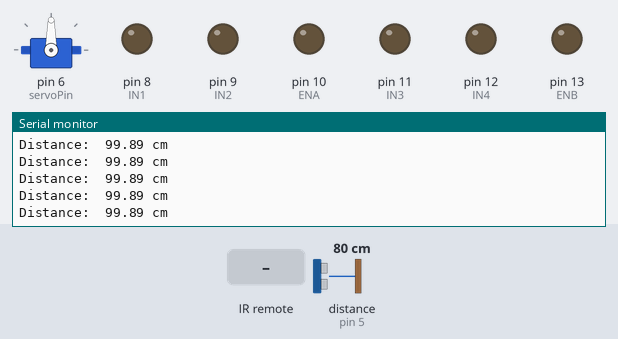
Bench run of a sketch on a simulated Arduino Uno, built with avr-gcc and run on an emulated ATmega328P. On the bench: servo, output pins drawn as LEDs (lit = HIGH), the last lines printed to the serial monitor. Wiring (inferred from the names in the program): ultrasonic range finder: trigger pin 4; echo pin 5. The inputs (shaded band) are chosen by the test bench; at power-on: distance to the obstacle (sensor on pin 5) 80 cm. The echo pulse lasts 58.3 µs per cm; pins used as bus, display or sensor lines are not drawn.

Above: at 1.2 s.
1.3 s: distance to the obstacle (sensor on pin 5) set to 2 cm
At 2.3 s:
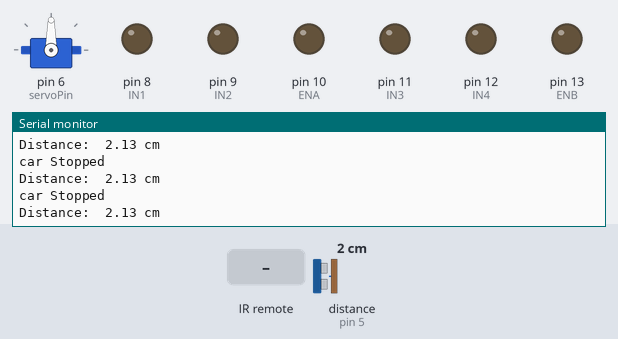
4.3 s: infrared code 0x07 received
5.9 s: infrared code 0x02 received
8.9 s: distance to the obstacle (sensor on pin 5) set to 9 cm
At 10.0 s:
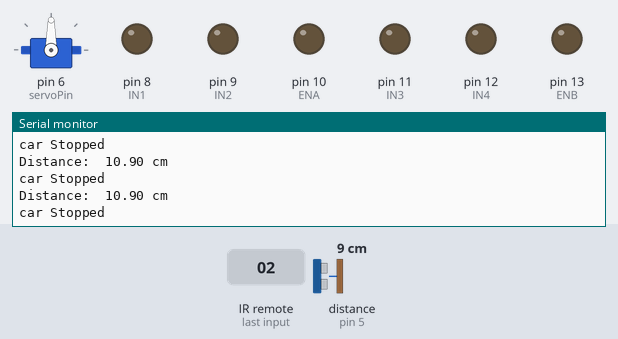
11.9 s: infrared code 0x7 received
Timing chart, 0 to 14.9 s (numbered marks = the images above; inputs shaded):
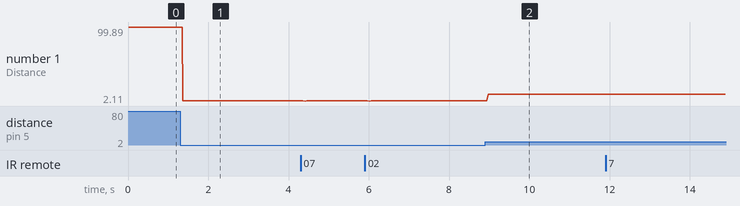

Measured:
- after the input at 1.3 s, the serial monitor: prints a new line after 0.07 s (image 1)
- after the input at 8.9 s, the serial monitor: prints a new line after 0.08 s (image 2)
- plotted number 1: 99.89 → 2.13 after the input at 1.3 s, 2.13 → 10.9 after the input at 8.9 s

The sketch:

cardboard_car_firmware.ino
```cpp
#include <Servo.h>
#include <IRremote.hpp>

const int IN1 = 8;
const int IN2 = 9;
const int IN3 = 11;
const int IN4 = 12;

const int ENA = 10;
const int ENB = 13;

const int micPin = 2;

const int servoPin = 6;

bool carOn = false;
int currentSpeed = 0;
bool emergencyStop = false;

const unsigned long cooldown = 500;

unsigned long lastUpPress = 0;
unsigned long lastDownPress = 0;

const int IR_PIN = 3;

const int trigPin = 4;
const int echoPin = 5;

Servo steeringServo;


int angle = 90;

void setup() {
  Serial.begin(9600);

  pinMode(IN1, OUTPUT);
  pinMode(IN2, OUTPUT);
  pinMode(IN3, OUTPUT);
  pinMode(IN4, OUTPUT);

  pinMode(trigPin, OUTPUT);
  pinMode(echoPin, INPUT);

  pinMode(micPin, INPUT);

  pinMode(ENA, OUTPUT);
  pinMode(ENB, OUTPUT);

  IrReceiver.begin(IR_PIN, ENABLE_LED_FEEDBACK);

  lastUpPress = millis() - cooldown;
  lastDownPress = millis() - cooldown;

  steeringServo.attach(servoPin);
  steeringServo.write(90);

  stopCar();

}

void loop() {
  if (IrReceiver.decode()){

    unsigned long signal = IrReceiver.decodedIRData.decodedRawData;
    unsigned long address = IrReceiver.decodedIRData.address;
    unsigned long command = IrReceiver.decodedIRData.command;
   // Serial.print("Protocol:  ");
    //Serial.println(getProtocolString(IrReceiver.decodedIRData.protocol));
    Serial.print("Address: 0x");
    Serial.println(IrReceiver.decodedIRData.address,HEX);
    Serial.print("Command: 0x");
    Serial.println(IrReceiver.decodedIRData.command, HEX);
    //Serial.print("Flags: ");
    //Serial.println(IrReceiver.decodedIRData.flags);
    IrReceiver.resume();
    //Serial.print("Signal: ");
    //Serial.println(signal, HEX);

  if ( address == 0x07 && command == 0x02){
    stopCar();
  }
  if ( address == 0x07&& command == 0x07 && millis() - lastUpPress >= cooldown && emergencyStop == false && currentSpeed + 50 <= 255){
    currentSpeed = currentSpeed + 50;
    startCar(currentSpeed);
    lastUpPress = millis();
  }


  if ( address == 0x7 && command == 0xB && millis() - lastDownPress >= cooldown && emergencyStop == false && currentSpeed - 50 >= - 255){
    currentSpeed = currentSpeed - 50;
    startCar(currentSpeed);
    lastDownPress = millis();

  }

  if (address == 0x7 && command == 0x65 && angle < 180){
    angle += 45;
    steeringServo.write(angle);
  }

  if( address == 0x7 && command == 0x62 && angle > 0){
    angle -= 45;
    steeringServo.write(angle);
  }

  }
  checkDistance();
}

void checkDistance(){
digitalWrite(trigPin, LOW);
delayMicroseconds(2);

digitalWrite(trigPin, HIGH);
delayMicroseconds(10);
digitalWrite(trigPin, LOW);

long duration = pulseIn(echoPin, HIGH, 30000);

if (duration == 0){
  //Serial.println("No echo");

}else{
  float distance = duration * 0.043 / 2;

  Serial.print("Distance:  ");
  Serial.print(distance);
  Serial.println(" cm");

  if (distance < 20){
    emergencyStop = true;
    stopCar();
  }
}

}

void startCar(int value){
  digitalWrite(IN1, HIGH);
  digitalWrite(IN2, LOW);
  digitalWrite(IN3,HIGH);
  digitalWrite(IN4, LOW);


 // analogWrite(ENA,value);
 // analogWrite(ENB, value);
  Serial.print("car started at");
  Serial.println(value);

}

void stopCar(){
  digitalWrite(IN1, LOW);
  digitalWrite(IN2, LOW);
  digitalWrite(IN3,LOW);
  digitalWrite(IN4, LOW);

  analogWrite(ENA,0);
  analogWrite(ENB,0);
  currentSpeed = 0;
  Serial.println("car Stopped");

}
```
